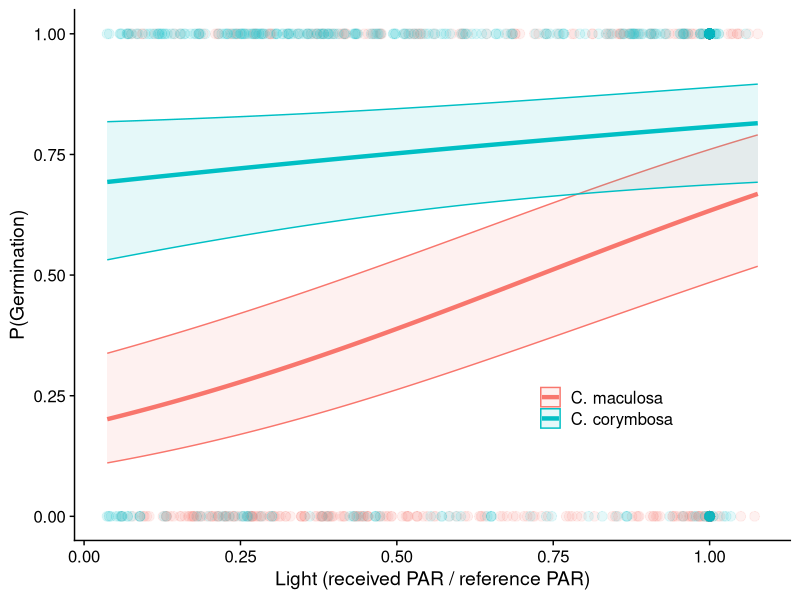

Source code (R): (Note: this script raises an error after producing the figure.)
## ---- chunk 1
knitr::opts_chunk$set(echo = TRUE)
## ---- chunk 2
library(ggeffects)
library(gridExtra)
library(cowplot)
library(lme4)
library(tidyverse)

## ---- chunk 3
data <- read_tsv("donnees_centauree.csv")

data <- data %>%
    mutate(light = PAR/reference) %>%
    rename("species" = "espece",
           "population" = "pop")

data$species <- factor(data$species, levels = c("mac", "cor"))

head(data)
## ---- chunk 4

didnotgerm <- data %>%
  filter(is.na(Date_de_germination)) %>%
  mutate(Date_de_germination = 0)

didgerm <- data %>%
  filter(!is.na(Date_de_germination)) %>%
  mutate(Date_de_germination = 1)

germ_data <- full_join(didnotgerm, didgerm) %>%
  rename("germination" = "Date_de_germination") %>%
  select(-c(Cotyledons:reference))

rm(didnotgerm, didgerm)

head(germ_data)

rosette_data <- data %>%
    rename("2005-12-01" = "Taille_Dec_05",
         "2006-02-01" = "Taille_Fev_06",
         "2006-03-01" = "Taille_Mars_06",
         "2006-06-01" = "Taille_Juin_06",
         "2006-09-01" = "Taille_Sept_06") %>%
  gather(key = "Date", 
         value = "Rosette_size", 
         "2005-12-01":"2006-09-01") %>%
  select(-c(traitement:reference)) %>%
  group_by(Plante) %>%
  filter(Rosette_size == max(Rosette_size),
         Rosette_size > 0) %>%
  distinct(Plante, .keep_all = TRUE)

rosette_data$Date_de_germination <- as.Date(rosette_data$Date_de_germination, format = "%d/%m/%Y")
rosette_data$Date <- as.Date(rosette_data$Date, format = "%Y-%m-%d")

rosette_data <- rosette_data %>%
  mutate(time_after_germ = difftime(Date, Date_de_germination, units = "days")) %>%
  filter(time_after_germ > 0)
  
rm(data)

head(rosette_data)
  
## ---- chunk 5

germ_mod <- glmer(germination~light*species+(1|species:population), data = germ_data, family = "binomial")

summary(germ_mod)

germ_pred <- ggpredict(germ_mod, terms = c("light [all]", "species"), type = "fixed") %>%
  rename("species" = "group")

germ_pred$species <- recode_factor(germ_pred$species, mac = "C. maculosa", cor = "C. corymbosa")

ggplot(data = germ_data,
       aes(x = light, y = germination)) +
  geom_point(data = germ_data %>%
               filter(species == "mac"),
             aes(x = light, y = germination),
             size = 3, alpha = 0.1, colour = "#F8766D") +
  geom_point(data = germ_data %>%
               filter(species == "cor"),
             aes(x = light, y = germination),
             size = 3, alpha = 0.1, colour = "#00BFC4") +
  geom_line(data = germ_pred,
            aes(y = predicted, x = x, colour = species),
            size = 1.5) +
  geom_ribbon(data = germ_pred, 
              aes(y = predicted, x = x, ymin = conf.low, ymax = conf.high, colour = species, fill = species),
              alpha = 0.1) +
  labs(y = "P(Germination)",
       x = "Light (received PAR / reference PAR)") +
  scale_x_continuous(breaks = c(0,0.25,0.5,0.75,1)) +
  theme_cowplot() +
  theme(legend.position = c(0.65,0.25),
        legend.title = element_blank())

rm(germ_pred, germ_mod)
## ---- chunk 6

rosette_mod <- lmer(Rosette_size~light+species+time_after_germ+light:species+light:time_after_germ+Cotyledons+(1+species|population), data = rosette_data)

rosette_mod1 <- lm(Rosette_size~light+species+time_after_germ+light:species+light:time_after_germ+Cotyledons, data = rosette_data)
summary(rosette_mod1)

## ---- chunk 7
rosette_pred1 <- ggpredict(rosette_mod, terms = c("light", "species"),type = "fixed") %>%
  rename("species" = "group")

rosette_pred2 <- ggpredict(rosette_mod, terms = c("Cotyledons", "species"),type = "fixed") %>%
  rename("species" = "group")

rosette_pred3 <- ggpredict(rosette_mod, terms = c("time_after_germ", "species"),type = "fixed") %>%
  rename("species" = "group")

rosette_pred1$species <- recode_factor(rosette_pred1$species, mac = "C. maculosa", cor = "C. corymbosa")
rosette_pred2$species <- recode_factor(rosette_pred2$species, mac = "C. maculosa", cor = "C. corymbosa")
rosette_pred3$species <- recode_factor(rosette_pred3$species, mac = "C. maculosa", cor = "C. corymbosa")

A <- ggplot(data = rosette_data,
             aes(x = light, y = Rosette_size)) +
  geom_point(data = rosette_data %>%
               filter(species == "mac"),
             aes(x = light, y = Rosette_size),
             size = 3, alpha = 0.3, colour = "#F8766D") +
  geom_point(data = rosette_data %>%
               filter(species == "cor"),
             aes(x = light, y = Rosette_size),
             size = 3, alpha = 0.3, colour = "#00BFC4") +
  geom_line(data = rosette_pred1,
            aes(y = predicted, x = x, colour = species),
            size = 1.5) +
  geom_ribbon(data = rosette_pred1,
              aes(y = predicted, x = x, ymin = conf.low, ymax = conf.high, colour = species, fill = species),
              alpha = 0.1) +
  labs(y = "Maximum rosette size (mm)",
       x = "Light (received PAR / reference PAR)",
       title = "A") +
  scale_x_continuous(expand = c(0, 0), limits = c(0,1.09)) + 
  scale_y_continuous(expand = c(0, 0), limits = c(0,150)) +
  theme_cowplot()+
  theme(legend.position = "none")

B <- ggplot(data = rosette_data,
             aes(x = Cotyledons, y = Rosette_size)) +
  geom_point(data = rosette_data %>%
               filter(species == "mac"),
             aes(x = Cotyledons, y = Rosette_size),
             size = 3, alpha = 0.3, colour = "#F8766D") +
  geom_point(data = rosette_data %>%
               filter(species == "cor"),
             aes(x = Cotyledons, y = Rosette_size),
             size = 3, alpha = 0.3, colour = "#00BFC4") +
  geom_line(data = rosette_pred2,
            aes(y = predicted, x = x, colour = species),
            size = 1.5) +
  geom_ribbon(data = rosette_pred2,
              aes(y = predicted, x = x, ymin = conf.low, ymax = conf.high, colour = species, fill = species),
              alpha = 0.1) +
  labs(y = "Maximum rosette size (mm)",
       x = "Cotyledon size (mm)",
       title = "B") +
  scale_x_continuous(expand = c(0, 0), limits = c(0,26)) + 
  scale_y_continuous(expand = c(0, 0), limits = c(0,150)) +
  theme_cowplot() +
  theme(axis.title.y=element_blank(),
        axis.text.y=element_blank(),
        legend.position = "none",
        legend.title = element_blank())

C <- ggplot(data = rosette_data,
             aes(x = time_after_germ, y = Rosette_size)) +
  geom_point(data = rosette_data %>%
               filter(species == "mac"),
             aes(x = time_after_germ, y = Rosette_size),
             size = 3, alpha = 0.3, colour = "#F8766D") +
  geom_point(data = rosette_data %>%
               filter(species == "cor"),
             aes(x = time_after_germ, y = Rosette_size),
             size = 3, alpha = 0.3, colour = "#00BFC4") +
  geom_line(data = rosette_pred3,
            aes(y = predicted, x = x, colour = species),
            size = 1.5) +
  geom_ribbon(data = rosette_pred3,
              aes(y = predicted, x = x, ymin = conf.low, ymax = conf.high, colour = species, fill = species),
              alpha = 0.1) +
  labs(y = "Maximum rosette size (mm)",
       x = "Time after germination (days)",
       title = "C") +
  scale_x_continuous(expand = c(0, 0), limits = c(0,325)) + 
  scale_y_continuous(expand = c(0, 0), limits = c(0,150)) +
  theme_cowplot() +
  theme(axis.title.y=element_blank(),
        axis.text.y=element_blank(),
        legend.position = c(0.1,0.9),
        legend.title = element_blank())

grid.arrange(A,B,C, ncol = 3, nrow = 1)

rm(A, B, C, rosette_mod, rosette_pred1, rosette_pred2, rosette_pred3)
